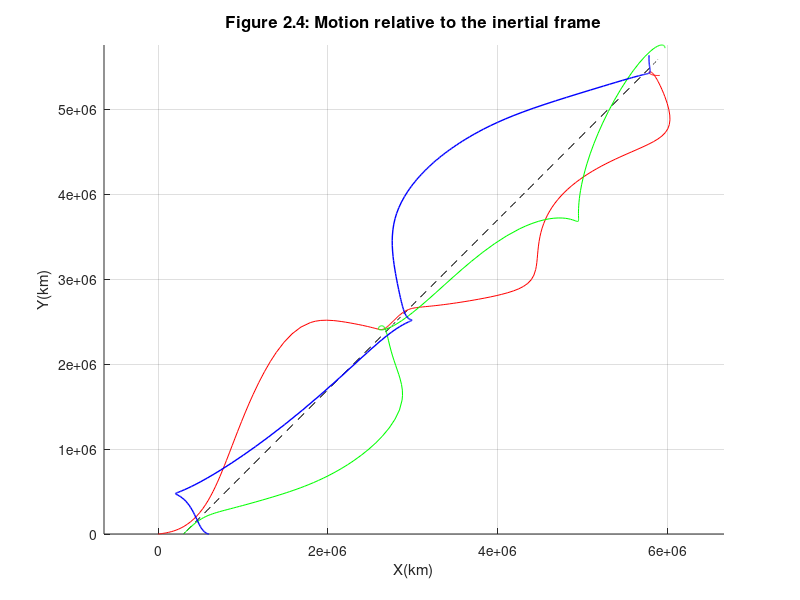
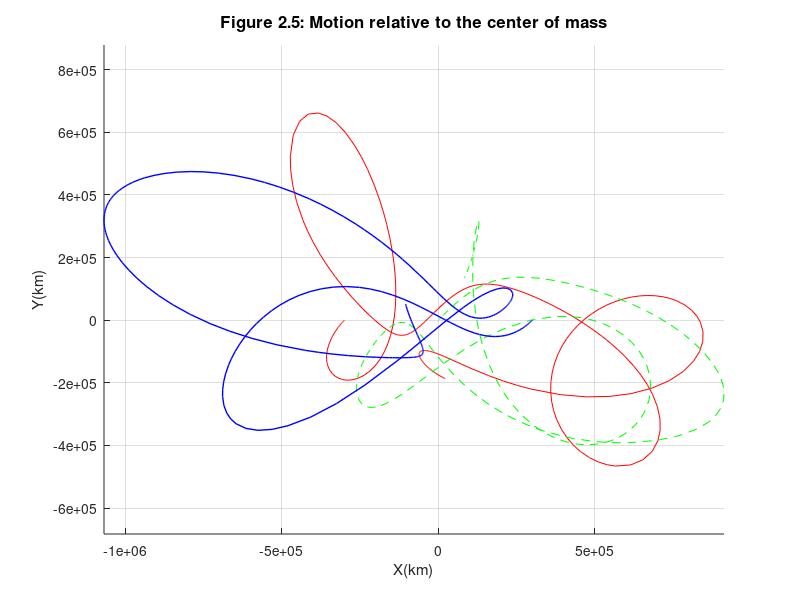

Write the MATLAB code that produced these figures, in order.
function threebody
%{
    This program presents the graphical solution of the motion of three
    bodies in the plane for data provided in the input definitions below.

    MATLAB's ode45 Runge-Kutta solver is used.

    G                           - gravitational constant (km^3/kg/s^2)
    t0, tf                      - initial and final times (s)
    m1, m2, m3                  - masses of the three bodies (kg)
    m                           - total mass (kg)
    X1,Y1; X2,Y2; X3,Y3         - coordinates of the three masses (km)
    VX1,VY1; VX2,VY2; VX3,VY3   - velocity components of the three
                                  masses (km/s)
    XG, YG                      - coordinates of the center of mass (km)
    y0                          - column vector of the initial conditions
    t                           - column vector of times at which the solution
                                  was computed
    y                           - matrix, the columns of which contain the
                                  position and velocity components evaluated at
                                  the times t(:):
                                    y(:,1) , y(:, 2) = X1(:), Y1(:)
                                    y(:,3) , y(:, 4) = X2(:), Y2(:)
                                    y(:,5) , y(:, 6) = X3(:), Y3(:)
                                    y(:,7) , y(:, 8) = VX1(:), VY1(:)
                                    y(:,9) , y(:,10) = VX2(:), VY2(:)
                                    y(:,11), y(:,12) = VX3(:), VY3(:)
    
    User M-functions required: none
    User subfunctions required: rates, plotit
%}
% -------------------------------------------------------------------------

clear all, close all, clc

G = 6.67259e-20;

%...Input data:
m1 = 1.e29; m2 = 1.e29; m3 = 1.e29;

t0 = 0; tf = 67000;

X1 = 0; Y1 = 0;
X2 = 300000; Y2 = 0;
X3 = 2*X2; Y3 = 0;

VX1 = 0; VY1 = 0;
VX2 = 250; VY2 = 250;
VX3 = 0; VY3 = 0;
%...End input data

m = m1 + m2 + m3;
y0 = [X1 Y1 X2 Y2 X3 Y3 VX1 VY1 VX2 VY2 VX3 VY3]';

%...Pass the initial conditions and time interval to ode45, which
% calculates the position and velocity of each particle at discrete
% times t, returning the solution in the column vector y. ode45 uses
% the subfunction 'rates' below to evaluate the accelerations at each
% integration time step.
[t,y] = ode45(@rates, [t0 tf], y0);

X1 = y(:,1); Y1 = y(:,2);
X2 = y(:,3); Y2 = y(:,4);
X3 = y(:,5); Y3 = y(:,6);

%...Locate the center of mass at each time step:
XG = []; YG = [];
for i = 1:length(t)
    XG = [XG; (m1*X1(i) + m2*X2(i) + m3*X3(i))/m];
    YG = [YG; (m1*Y1(i) + m2*Y2(i) + m3*Y3(i))/m];
end

%...Coordinates of each particle relative to the center of mass:
X1G = X1 - XG; Y1G = Y1 - YG;
X2G = X2 - XG; Y2G = Y2 - YG;
X3G = X3 - XG; Y3G = Y3 - YG;

plotit

return
% -------------------------------------------------------------------------
function dydt = rates(t,y)
%{
    This function evaluates the acceleration of each member of a planar
    3-body system at time t from their positions and velocities
    at that time.

    t                           - time (s)
    y                           - column vector containing the position and
                                  velocity components of the three masses
                                  at time t
    R12                         - cube of the distance between m1 and m2 (km^3)
    R13                         - cube of the distance between m1 and m3 (km^3)
    R23                         - cube of the distance between m2 and m3 (km^3)
    AX1,AY1; AX2,AY2; AX3,AY3   - acceleration components of each mass (km/s^2)
    dydt                        - column vector containing the velocity and
                                  acceleration components of the three
                                  masses at time t
%}
% -------------------------------------------------------------------------
X1 = y( 1);
Y1 = y( 2);
X2 = y( 3);
Y2 = y( 4);
X3 = y( 5);
Y3 = y( 6);
VX1 = y( 7);
VY1 = y( 8);
VX2 = y( 9);
VY2 = y(10);
VX3 = y(11);
VY3 = y(12);

%...Equations C.8:
R12 = norm([X2 - X1, Y2 - Y1])^3;
R13 = norm([X3 - X1, Y3 - Y1])^3;
R23 = norm([X3 - X2, Y3 - Y2])^3;

%...Equations C.7:
AX1 = G*m2*(X2 - X1)/R12 + G*m3*(X3 - X1)/R13;
AY1 = G*m2*(Y2 - Y1)/R12 + G*m3*(Y3 - Y1)/R13;
AX2 = G*m1*(X1 - X2)/R12 + G*m3*(X3 - X2)/R23;
AY2 = G*m1*(Y1 - Y2)/R12 + G*m3*(Y3 - Y2)/R23;
AX3 = G*m1*(X1 - X3)/R13 + G*m2*(X2 - X3)/R23;
AY3 = G*m1*(Y1 - Y3)/R13 + G*m2*(Y2 - Y3)/R23;

dydt = [VX1 VY1 VX2 VY2 VX3 VY3 AX1 AY1 AX2 AY2 AX3 AY3]';
end %rates
% -------------------------------------------------------------------------
function plotit
%...Plot the motions relative to the inertial frame (Figure 2.4):
figure(1)
title('Figure 2.4: Motion relative to the inertial frame', ...
       'Fontweight', 'bold', 'FontSize', 12)
hold on
plot(XG, YG, '--k', 'LineWidth', 0.25)
plot(X1, Y1, 'r', 'LineWidth', 0.5)
plot(X2, Y2, 'g', 'LineWidth', 0.75)
plot(X3, Y3, 'b', 'LineWidth', 1.00)
xlabel('X(km)'); ylabel('Y(km)')
grid on
axis('equal')

%...Plot the motions relative to the center of mass (Figure 2.5):
figure(2)
title('Figure 2.5: Motion relative to the center of mass', ...
      'Fontweight', 'bold', 'FontSize', 12)
hold on
plot(X1G, Y1G, 'r', 'LineWidth', 0.5)
plot(X2G, Y2G, '--g', 'LineWidth', 0.75)
plot(X3G, Y3G, 'b', 'LineWidth', 1.00)
xlabel('X(km)'); ylabel('Y(km)')
grid on
axis('equal')
end %plotit
    
end %threebody
